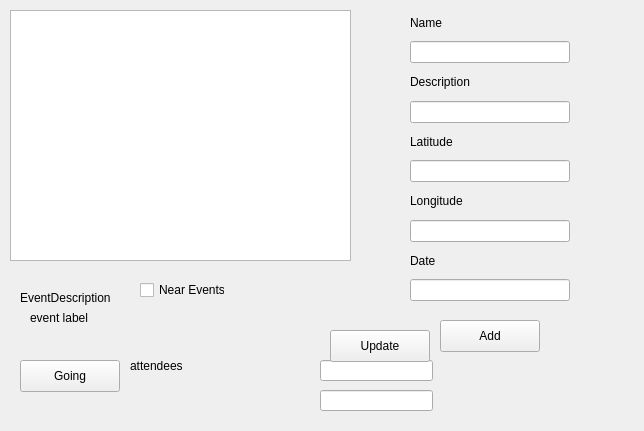
<?xml version="1.0" encoding="UTF-8"?>
<ui version="4.0">
 <class>gui</class>
 <widget class="QWidget" name="gui">
  <property name="geometry">
   <rect>
    <x>0</x>
    <y>0</y>
    <width>644</width>
    <height>431</height>
   </rect>
  </property>
  <property name="windowTitle">
   <string>gui</string>
  </property>
  <widget class="QListWidget" name="listEventsWidget">
   <property name="geometry">
    <rect>
     <x>10</x>
     <y>10</y>
     <width>341</width>
     <height>251</height>
    </rect>
   </property>
  </widget>
  <widget class="QCheckBox" name="checkBox">
   <property name="geometry">
    <rect>
     <x>140</x>
     <y>280</y>
     <width>85</width>
     <height>20</height>
    </rect>
   </property>
   <property name="text">
    <string>Near Events</string>
   </property>
  </widget>
  <widget class="QWidget" name="verticalLayoutWidget">
   <property name="geometry">
    <rect>
     <x>410</x>
     <y>10</y>
     <width>160</width>
     <height>291</height>
    </rect>
   </property>
   <layout class="QVBoxLayout" name="verticalLayout">
    <item>
     <widget class="QLabel" name="label">
      <property name="text">
       <string>Name</string>
      </property>
     </widget>
    </item>
    <item>
     <widget class="QLineEdit" name="eventNameLineEdit"/>
    </item>
    <item>
     <widget class="QLabel" name="label_2">
      <property name="text">
       <string>Description</string>
      </property>
     </widget>
    </item>
    <item>
     <widget class="QLineEdit" name="eventDescriptionLineEdit"/>
    </item>
    <item>
     <widget class="QLabel" name="label_3">
      <property name="text">
       <string>Latitude</string>
      </property>
     </widget>
    </item>
    <item>
     <widget class="QLineEdit" name="eventLatitudeLineEdit"/>
    </item>
    <item>
     <widget class="QLabel" name="label_4">
      <property name="text">
       <string>Longitude</string>
      </property>
     </widget>
    </item>
    <item>
     <widget class="QLineEdit" name="eventLongitudeLineEdit"/>
    </item>
    <item>
     <widget class="QLabel" name="label_5">
      <property name="text">
       <string>Date</string>
      </property>
     </widget>
    </item>
    <item>
     <widget class="QLineEdit" name="eventDateLineEdit"/>
    </item>
   </layout>
  </widget>
  <widget class="QPushButton" name="addButon">
   <property name="geometry">
    <rect>
     <x>440</x>
     <y>320</y>
     <width>100</width>
     <height>32</height>
    </rect>
   </property>
   <property name="text">
    <string>Add</string>
   </property>
  </widget>
  <widget class="QWidget" name="organizerControls" native="true">
   <property name="geometry">
    <rect>
     <x>0</x>
     <y>260</y>
     <width>131</width>
     <height>80</height>
    </rect>
   </property>
   <widget class="QLabel" name="eventDescriptionLabel">
    <property name="geometry">
     <rect>
      <x>20</x>
      <y>30</y>
      <width>101</width>
      <height>16</height>
     </rect>
    </property>
    <property name="text">
     <string>EventDescription</string>
    </property>
   </widget>
   <widget class="QLabel" name="eventDateLabel">
    <property name="geometry">
     <rect>
      <x>30</x>
      <y>50</y>
      <width>71</width>
      <height>16</height>
     </rect>
    </property>
    <property name="text">
     <string>event label</string>
    </property>
   </widget>
  </widget>
  <widget class="QLineEdit" name="updateEventDescriptionLineEdit">
   <property name="geometry">
    <rect>
     <x>320</x>
     <y>360</y>
     <width>113</width>
     <height>21</height>
    </rect>
   </property>
  </widget>
  <widget class="QLineEdit" name="updateEventDateLineEdit">
   <property name="geometry">
    <rect>
     <x>320</x>
     <y>390</y>
     <width>113</width>
     <height>21</height>
    </rect>
   </property>
  </widget>
  <widget class="QPushButton" name="updateButton">
   <property name="geometry">
    <rect>
     <x>330</x>
     <y>330</y>
     <width>100</width>
     <height>32</height>
    </rect>
   </property>
   <property name="text">
    <string>Update</string>
   </property>
  </widget>
  <widget class="QPushButton" name="goingButton">
   <property name="geometry">
    <rect>
     <x>20</x>
     <y>360</y>
     <width>100</width>
     <height>32</height>
    </rect>
   </property>
   <property name="text">
    <string>Going</string>
   </property>
  </widget>
  <widget class="QLabel" name="attendeesLabel">
   <property name="geometry">
    <rect>
     <x>130</x>
     <y>310</y>
     <width>151</width>
     <height>111</height>
    </rect>
   </property>
   <property name="text">
    <string>attendees</string>
   </property>
  </widget>
 </widget>
 <resources/>
 <connections/>
</ui>
